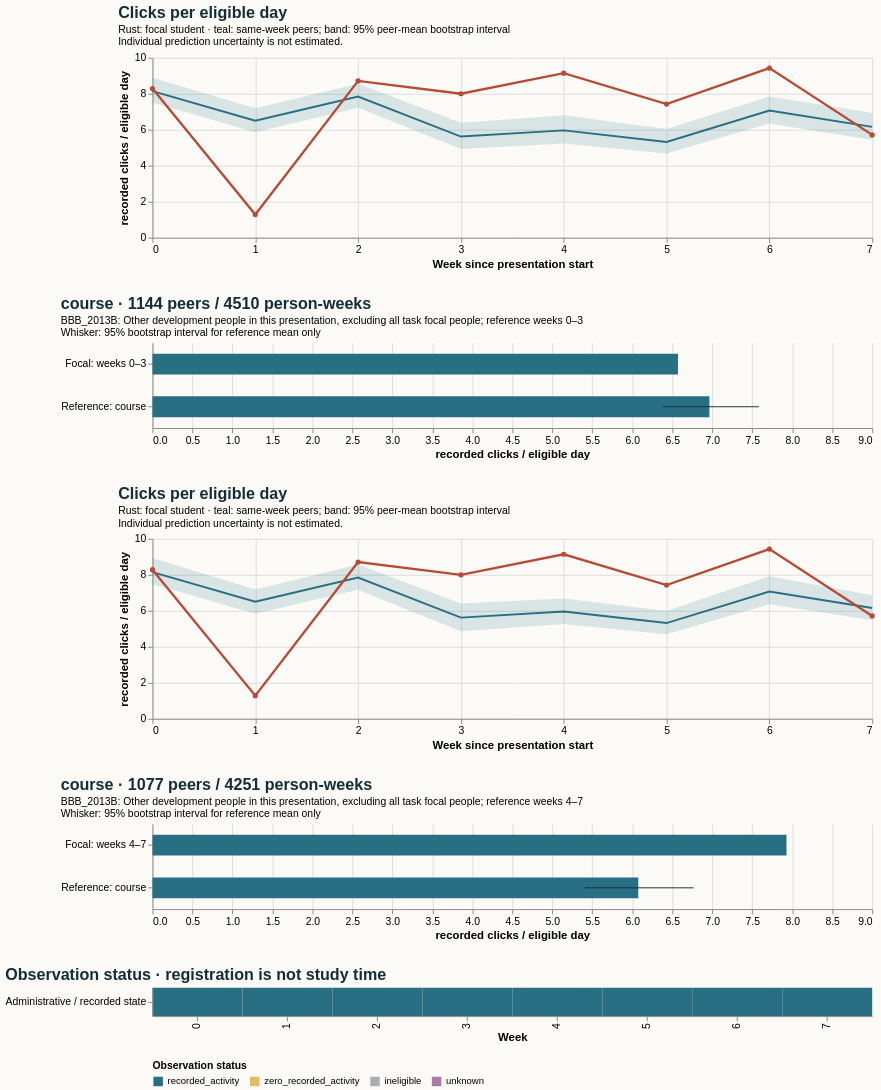

The Vega-Lite source for this figure:
### Vega-Lite specification from a JSON file in a GitHub repository (floating-point values rounded to 4 significant figures)
{"$schema": "https://vega.github.io/schema/vega-lite/v5.20.1.json", "config": {"axis": {"labelFontSize": 11, "titleFontSize": 12}, "background": "#fbfaf7", "font": "sans-serif", "title": {"anchor": "start", "color": "#142e38", "fontSize": 17, "subtitleFontSize": 11}, "view": {"continuousHeight": 300, "continuousWidth": 300, "stroke": null}}, "datasets": {"data-0a76cf1c86615e69402c960eae6a3909": [{"end_day": 6, "focal_value": 8.286, "peer_ci_high": 8.895, "peer_ci_low": 7.516, "peer_mean": 8.148, "peer_observations": 1143, "peer_people": 1143, "reference": "course", "unit": "recorded clicks / eligible day", "week": 0}, {"end_day": 13, "focal_value": 1.286, "peer_ci_high": 7.19, "peer_ci_low": 5.862, "peer_mean": 6.502, "peer_observations": 1136, "peer_people": 1136, "reference": "course", "unit": "recorded clicks / eligible day", "week": 1}, {"end_day": 20, "focal_value": 8.714, "peer_ci_high": 8.561, "peer_ci_low": 7.225, "peer_mean": 7.845, "peer_observations": 1119, "peer_people": 1119, "reference": "course", "unit": "recorded clicks / eligible day", "week": 2}, {"end_day": 27, "focal_value": 8.0, "peer_ci_high": 6.385, "peer_ci_low": 4.931, "peer_mean": 5.621, "peer_observations": 1112, "peer_people": 1112, "reference": "course", "unit": "recorded clicks / eligible day", "week": 3}, {"end_day": 34, "focal_value": 9.143, "peer_ci_high": 6.803, "peer_ci_low": 5.229, "peer_mean": 5.963, "peer_observations": 1077, "peer_people": 1077, "reference": "course", "unit": "recorded clicks / eligible day", "week": 4}, {"end_day": 41, "focal_value": 7.429, "peer_ci_high": 6.04, "peer_ci_low": 4.676, "peer_mean": 5.32, "peer_observations": 1070, "peer_people": 1070, "reference": "course", "unit": "recorded clicks / eligible day", "week": 5}, {"end_day": 48, "focal_value": 9.429, "peer_ci_high": 7.844, "peer_ci_low": 6.341, "peer_mean": 7.068, "peer_observations": 1060, "peer_people": 1060, "reference": "course", "unit": "recorded clicks / eligible day", "week": 6}, {"end_day": 55, "focal_value": 5.714, "peer_ci_high": 6.931, "peer_ci_low": 5.436, "peer_mean": 6.156, "peer_observations": 1044, "peer_people": 1044, "reference": "course", "unit": "recorded clicks / eligible day", "week": 7}], "data-2234c83f4f2eefb25eff2e29a7289d8f": [{"eligible_days": 7.0, "end_day": 6, "logging_completeness": "unknown", "observation_status": "recorded_activity", "row": "Administrative / recorded state", "score_status": "withheld_release_time_unknown", "start_day": 0, "value": 8.286, "week": 0}, {"eligible_days": 7.0, "end_day": 13, "logging_completeness": "unknown", "observation_status": "recorded_activity", "row": "Administrative / recorded state", "score_status": "withheld_release_time_unknown", "start_day": 7, "value": 1.286, "week": 1}, {"eligible_days": 7.0, "end_day": 20, "logging_completeness": "unknown", "observation_status": "recorded_activity", "row": "Administrative / recorded state", "score_status": "withheld_release_time_unknown", "start_day": 14, "value": 8.714, "week": 2}, {"eligible_days": 7.0, "end_day": 27, "logging_completeness": "unknown", "observation_status": "recorded_activity", "row": "Administrative / recorded state", "score_status": "withheld_release_time_unknown", "start_day": 21, "value": 8.0, "week": 3}, {"eligible_days": 7.0, "end_day": 34, "logging_completeness": "unknown", "observation_status": "recorded_activity", "row": "Administrative / recorded state", "score_status": "withheld_release_time_unknown", "start_day": 28, "value": 9.143, "week": 4}, {"eligible_days": 7.0, "end_day": 41, "logging_completeness": "unknown", "observation_status": "recorded_activity", "row": "Administrative / recorded state", "score_status": "withheld_release_time_unknown", "start_day": 35, "value": 7.429, "week": 5}, {"eligible_days": 7.0, "end_day": 48, "logging_completeness": "unknown", "observation_status": "recorded_activity", "row": "Administrative / recorded state", "score_status": "withheld_release_time_unknown", "start_day": 42, "value": 9.429, "week": 6}, {"eligible_days": 7.0, "end_day": 55, "logging_completeness": "unknown", "observation_status": "recorded_activity", "row": "Administrative / recorded state", "score_status": "withheld_release_time_unknown", "start_day": 49, "value": 5.714, "week": 7}], "data-3cc8e4bb5dac0cb97a62c7f915b56768": [{"hi": null, "lo": null, "series": "Focal: weeks 4–7", "value": 7.929}, {"hi": 6.768, "lo": 5.401, "series": "Reference: course", "value": 6.075}], "data-82678fe6a3ef58052750ddd7e6345a50": [{"end_day": 6, "focal_value": 8.286, "peer_ci_high": 8.941, "peer_ci_low": 7.496, "peer_mean": 8.148, "peer_observations": 1143, "peer_people": 1143, "reference": "course", "unit": "recorded clicks / eligible day", "week": 0}, {"end_day": 13, "focal_value": 1.286, "peer_ci_high": 7.185, "peer_ci_low": 5.836, "peer_mean": 6.502, "peer_observations": 1136, "peer_people": 1136, "reference": "course", "unit": "recorded clicks / eligible day", "week": 1}, {"end_day": 20, "focal_value": 8.714, "peer_ci_high": 8.578, "peer_ci_low": 7.167, "peer_mean": 7.845, "peer_observations": 1119, "peer_people": 1119, "reference": "course", "unit": "recorded clicks / eligible day", "week": 2}, {"end_day": 27, "focal_value": 8.0, "peer_ci_high": 6.403, "peer_ci_low": 4.87, "peer_mean": 5.621, "peer_observations": 1112, "peer_people": 1112, "reference": "course", "unit": "recorded clicks / eligible day", "week": 3}, {"end_day": 34, "focal_value": 9.143, "peer_ci_high": 6.687, "peer_ci_low": 5.274, "peer_mean": 5.963, "peer_observations": 1077, "peer_people": 1077, "reference": "course", "unit": "recorded clicks / eligible day", "week": 4}, {"end_day": 41, "focal_value": 7.429, "peer_ci_high": 5.991, "peer_ci_low": 4.7, "peer_mean": 5.32, "peer_observations": 1070, "peer_people": 1070, "reference": "course", "unit": "recorded clicks / eligible day", "week": 5}, {"end_day": 48, "focal_value": 9.429, "peer_ci_high": 7.92, "peer_ci_low": 6.364, "peer_mean": 7.068, "peer_observations": 1060, "peer_people": 1060, "reference": "course", "unit": "recorded clicks / eligible day", "week": 6}, {"end_day": 55, "focal_value": 5.714, "peer_ci_high": 6.868, "peer_ci_low": 5.475, "peer_mean": 6.156, "peer_observations": 1044, "peer_people": 1044, "reference": "course", "unit": "recorded clicks / eligible day", "week": 7}], "data-ea078d9f1b2afea9b960cb0404cc8b29": [{"hi": null, "lo": null, "series": "Focal: weeks 0–3", "value": 6.571}, {"hi": 7.583, "lo": 6.382, "series": "Reference: course", "value": 6.964}]}, "resolve": {"scale": {"color": "independent"}}, "spacing": 28, "vconcat": [{"data": {"name": "data-0a76cf1c86615e69402c960eae6a3909"}, "height": 190, "layer": [{"encoding": {"x": {"axis": {"tickMinStep": 1}, "field": "week", "title": "Week since presentation start", "type": "quantitative"}, "y": {"field": "peer_ci_low", "scale": {"zero": true}, "title": "recorded clicks / eligible day", "type": "quantitative"}, "y2": {"field": "peer_ci_high"}}, "mark": {"color": "#286f83", "opacity": 0.16, "type": "area"}}, {"encoding": {"tooltip": [{"field": "week", "type": "quantitative"}, {"field": "peer_mean", "type": "quantitative"}, {"field": "peer_people", "type": "quantitative"}, {"field": "peer_observations", "type": "quantitative"}], "x": {"field": "week", "type": "quantitative"}, "y": {"field": "peer_mean", "type": "quantitative"}}, "mark": {"color": "#286f83", "strokeWidth": 2, "type": "line"}}, {"encoding": {"tooltip": [{"field": "week", "type": "quantitative"}, {"field": "focal_value", "type": "quantitative"}], "x": {"field": "week", "type": "quantitative"}, "y": {"field": "focal_value", "type": "quantitative"}}, "mark": {"color": "#b64c35", "point": {"color": "#b64c35"}, "strokeWidth": 2.5, "type": "line"}}], "title": {"subtitle": ["Rust: focal student · teal: same-week peers; band: 95% peer-mean bootstrap interval", "Individual prediction uncertainty is not estimated."], "text": "Clicks per eligible day"}, "width": 760}, {"data": {"name": "data-ea078d9f1b2afea9b960cb0404cc8b29"}, "height": 90, "layer": [{"encoding": {"x": {"field": "value", "scale": {"domain": [0, 8.325], "zero": true}, "title": "recorded clicks / eligible day", "type": "quantitative"}, "y": {"field": "series", "sort": null, "title": null, "type": "nominal"}}, "mark": {"color": "#286f83", "size": 22, "type": "bar"}}, {"encoding": {"x": {"field": "lo", "type": "quantitative"}, "x2": {"field": "hi"}, "y": {"field": "series", "sort": null, "title": null, "type": "nominal"}}, "mark": {"color": "#142e38", "type": "rule"}}], "title": {"subtitle": ["BBB_2013B: Other development people in this presentation, excluding all task focal people; reference weeks 0–3", "Whisker: 95% bootstrap interval for reference mean only"], "text": "course · 1144 peers / 4510 person-weeks"}, "width": 760}, {"data": {"name": "data-82678fe6a3ef58052750ddd7e6345a50"}, "height": 190, "layer": [{"encoding": {"x": {"axis": {"tickMinStep": 1}, "field": "week", "title": "Week since presentation start", "type": "quantitative"}, "y": {"field": "peer_ci_low", "scale": {"zero": true}, "title": "recorded clicks / eligible day", "type": "quantitative"}, "y2": {"field": "peer_ci_high"}}, "mark": {"color": "#286f83", "opacity": 0.16, "type": "area"}}, {"encoding": {"tooltip": [{"field": "week", "type": "quantitative"}, {"field": "peer_mean", "type": "quantitative"}, {"field": "peer_people", "type": "quantitative"}, {"field": "peer_observations", "type": "quantitative"}], "x": {"field": "week", "type": "quantitative"}, "y": {"field": "peer_mean", "type": "quantitative"}}, "mark": {"color": "#286f83", "strokeWidth": 2, "type": "line"}}, {"encoding": {"tooltip": [{"field": "week", "type": "quantitative"}, {"field": "focal_value", "type": "quantitative"}], "x": {"field": "week", "type": "quantitative"}, "y": {"field": "focal_value", "type": "quantitative"}}, "mark": {"color": "#b64c35", "point": {"color": "#b64c35"}, "strokeWidth": 2.5, "type": "line"}}], "title": {"subtitle": ["Rust: focal student · teal: same-week peers; band: 95% peer-mean bootstrap interval", "Individual prediction uncertainty is not estimated."], "text": "Clicks per eligible day"}, "width": 760}, {"data": {"name": "data-3cc8e4bb5dac0cb97a62c7f915b56768"}, "height": 90, "layer": [{"encoding": {"x": {"field": "value", "scale": {"domain": [0, 8.325], "zero": true}, "title": "recorded clicks / eligible day", "type": "quantitative"}, "y": {"field": "series", "sort": null, "title": null, "type": "nominal"}}, "mark": {"color": "#286f83", "size": 22, "type": "bar"}}, {"encoding": {"x": {"field": "lo", "type": "quantitative"}, "x2": {"field": "hi"}, "y": {"field": "series", "sort": null, "title": null, "type": "nominal"}}, "mark": {"color": "#142e38", "type": "rule"}}], "title": {"subtitle": ["BBB_2013B: Other development people in this presentation, excluding all task focal people; reference weeks 4–7", "Whisker: 95% bootstrap interval for reference mean only"], "text": "course · 1077 peers / 4251 person-weeks"}, "width": 760}, {"data": {"name": "data-2234c83f4f2eefb25eff2e29a7289d8f"}, "encoding": {"color": {"field": "observation_status", "legend": {"labelLimit": 260, "orient": "bottom"}, "scale": {"domain": ["recorded_activity", "zero_recorded_activity", "ineligible", "unknown"], "range": ["#286f83", "#e4bb64", "#aaaeb3", "#ac78a5"]}, "title": "Observation status", "type": "nominal"}, "tooltip": [{"field": "week", "type": "quantitative"}, {"field": "eligible_days", "type": "quantitative"}, {"field": "observation_status", "type": "nominal"}, {"field": "logging_completeness", "type": "nominal"}], "x": {"field": "week", "title": "Week", "type": "ordinal"}, "y": {"field": "row", "title": null, "type": "nominal"}}, "height": 30, "mark": {"type": "rect"}, "title": "Observation status · registration is not study time", "width": 760}]}
